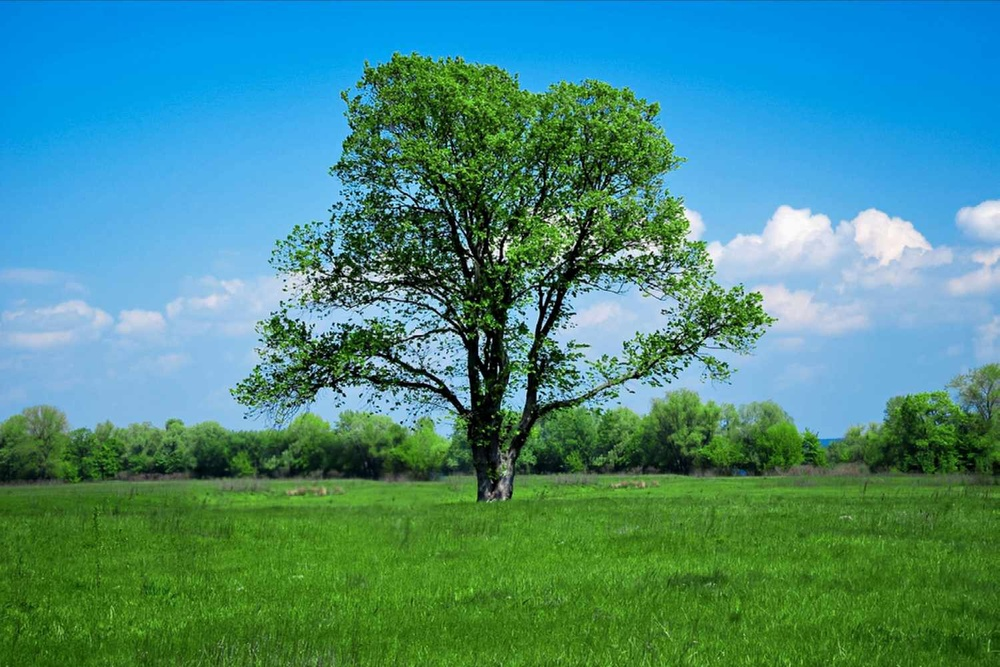
#> input picture tree.jpg, 1000 x 667 px, shrunk from 1500 x 1000 before the run, found by its file name
$ python project.py
#> lines starting #> are read from the running program, lines starting #| are printed output that depends on the picture; after the words box and inside, x2 and y2 are one past the last pixel; in counts of white or black regions, pixels touching at a corner belong together
import cv2
import numpy as np

def process(image_path):

    img = cv2.imread(image_path, 1)
#> img is the input picture: shape (667, 1000, 3); mean B, G, R 130.3, 139.9, 72.3
    #equalized_img = cv2.equalizeHist(img)
    hsv = cv2.cvtColor(img, cv2.COLOR_BGR2HSV)
#> hsv: shape (667, 1000, 3); mean H, S, V 77.2, 165.2, 165.9

    #shades of grren
    green_lower_bound = np.array([36, 25, 25])
    green_upper_bound = np.array([86, 255, 255])

    #creating a mask
    mask = cv2.inRange(hsv, green_lower_bound, green_upper_bound)
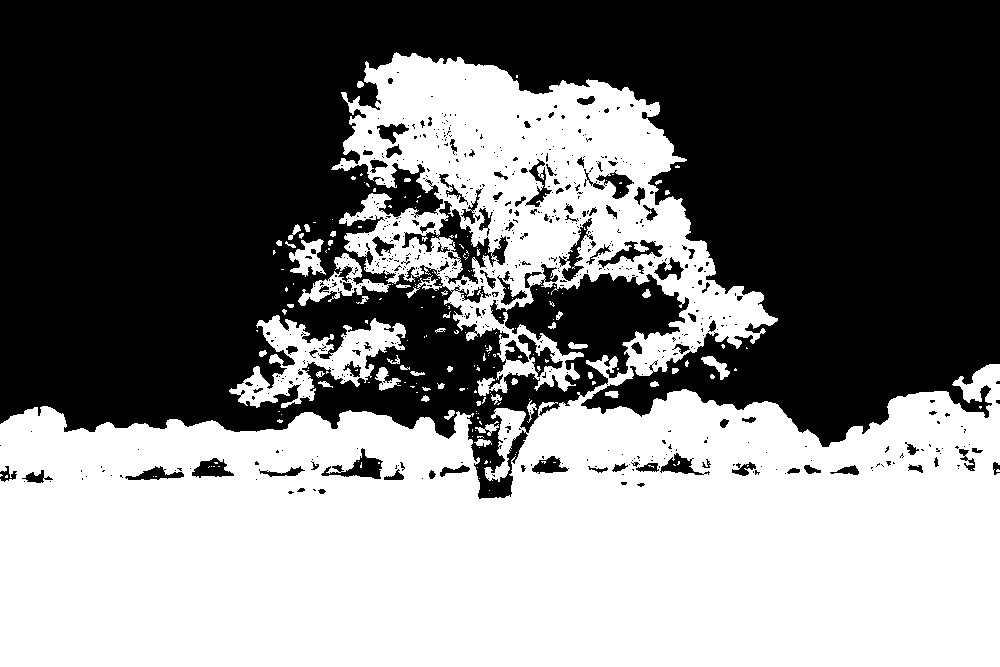
#> mask: shape (667, 1000); 48.3% white; 209 white regions (162 under 20 px), largest, box (x1, y1, x2, y2) and area: (0, 52, 1000, 667) 310865, (229, 315, 406, 408) 6287, (298, 253, 391, 306) 1402

    #calc the white pixels in the mask
    sum_white_pixels = np.sum(mask == 255)
#> sum_white_pixels = 322321

    #total number of pixels
    width, height = img.shape[:2]
#> width = 667; height = 1000
    Total_pixels = width * height
#> Total_pixels = 667000

    #displaying the og image with the detected color highlighted
    cv2.imshow('color display', mask)
    cv2.waitKey(0)
    cv2.destroyAllWindows()

    return (sum_white_pixels / Total_pixels) * 100

print("precntege of green is:\n" , process('/Users/emilybederov/Desktop/picture_proccesing/tree.jpg'), "%")

$ run again, with shades.jpg copied over tree.jpg
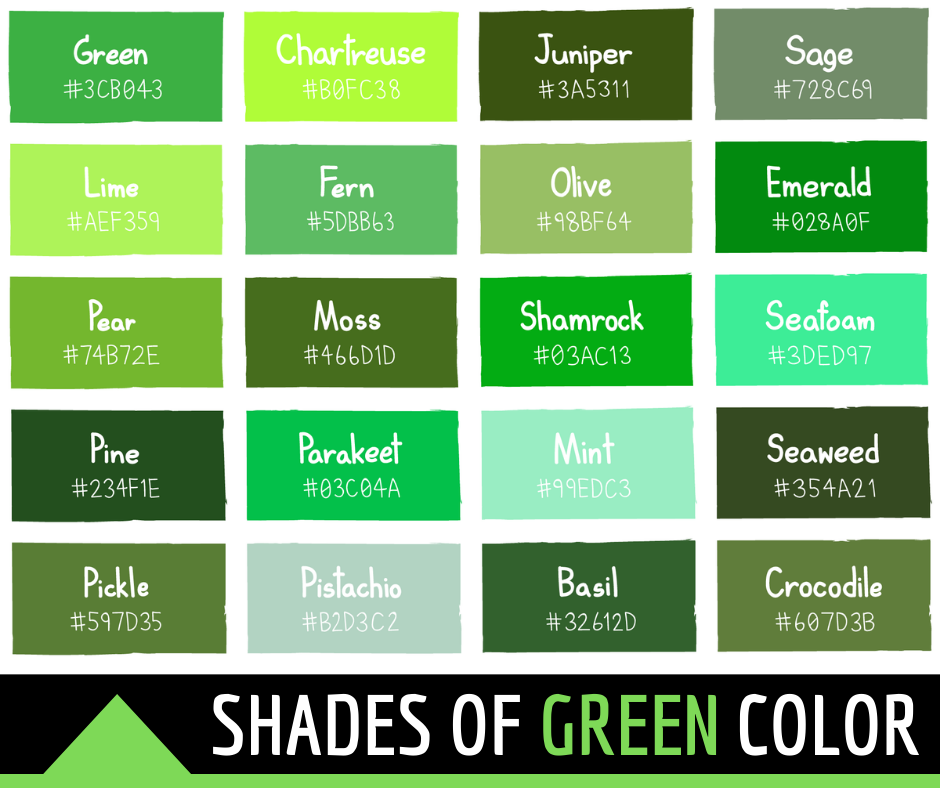
#> input picture shades.jpg, 940 x 788 px, found by its file name
#> in process, img is the input picture: shape (788, 940, 3); mean B, G, R 116.1, 173.5, 125.3
#> hsv: shape (788, 940, 3); mean H, S, V 37.9, 100.8, 173.5
#> in process, `mask = cv2.inRange(hsv, green_lower_bound, green_upper_bound)`:
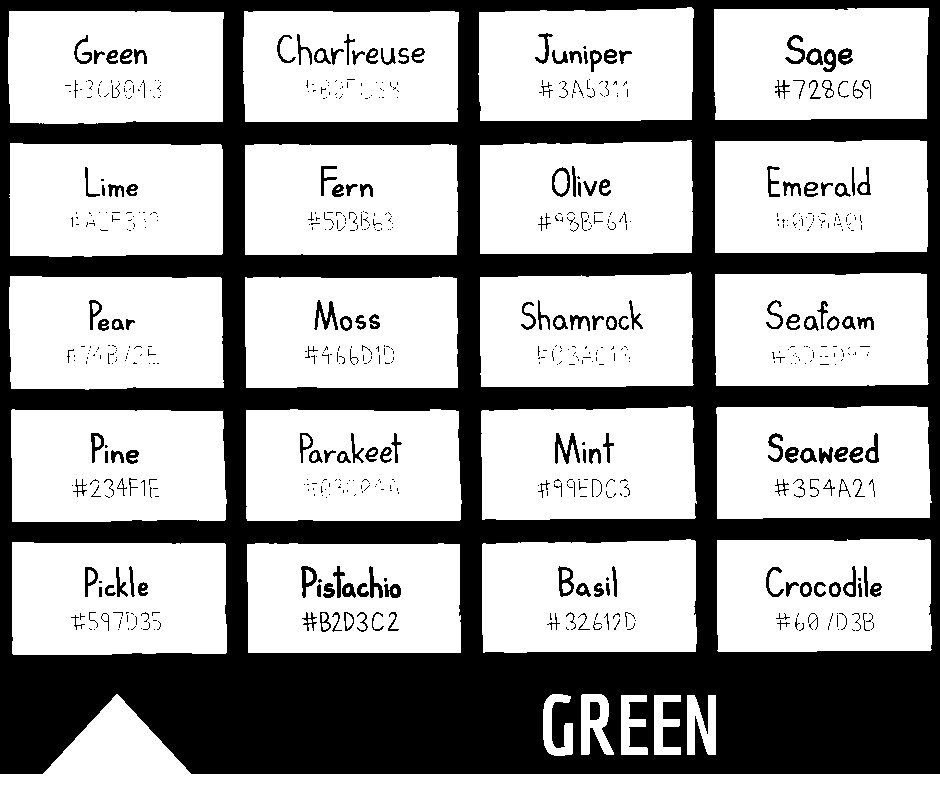
#> mask: shape (788, 940); 64.7% white; 661 black regions (482 under 20 px), largest, box (x1, y1, x2, y2) and area: (0, 0, 940, 774) 243246, (555, 433, 580, 464) 335, (314, 300, 338, 330) 305
#> sum_white_pixels = 479152
